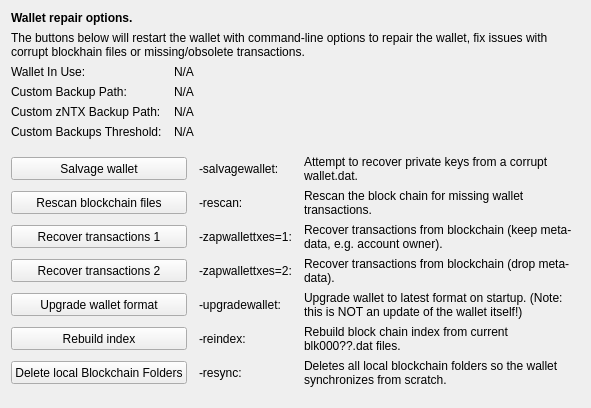
     <widget class="QWidget" name="tab_repair">
      <attribute name="title">
       <string>&amp;Wallet Repair</string>
      </attribute>
      <layout class="QGridLayout" name="gridLayout_4" columnstretch="0,0,0,0">
       <property name="horizontalSpacing">
        <number>12</number>
       </property>
       <item row="0" column="0" colspan="4">
        <widget class="QLabel" name="label_repair_header">
         <property name="font">
          <font>
           <weight>75</weight>
           <bold>true</bold>
          </font>
         </property>
         <property name="text">
          <string>Wallet repair options.</string>
         </property>
        </widget>
       </item>
       <item row="1" column="0" colspan="4">
        <widget class="QLabel" name="label_repair_helptext">
         <property name="font">
          <font>
           <weight>50</weight>
           <bold>false</bold>
          </font>
         </property>
         <property name="text">
          <string>The buttons below will restart the wallet with command-line options to repair the wallet, fix issues with corrupt blockhain files or missing/obsolete transactions.</string>
         </property>
         <property name="wordWrap">
          <bool>true</bool>
         </property>
        </widget>
       </item>
       <item row="2" column="0">
        <widget class="QLabel" name="wallet_path_label">
         <property name="text">
          <string>Wallet In Use:</string>
         </property>
        </widget>
       </item>
       <item row="2" column="1" colspan="3">
        <widget class="QLabel" name="wallet_path">
         <property name="cursor">
          <cursorShape>IBeamCursor</cursorShape>
         </property>
         <property name="text">
          <string>N/A</string>
         </property>
         <property name="textFormat">
          <enum>Qt::PlainText</enum>
         </property>
         <property name="textInteractionFlags">
          <set>Qt::LinksAccessibleByMouse|Qt::TextSelectableByKeyboard|Qt::TextSelectableByMouse</set>
         </property>
        </widget>
       </item>
       <item row="3" column="0">
        <widget class="QLabel" name="wallet_custombackuppath_label">
         <property name="text">
          <string>Custom Backup Path:</string>
         </property>
         <property name="visible">
          <bool>false</bool>
         </property>
        </widget>
       </item>
       <item row="3" column="1" colspan="3">
        <widget class="QLabel" name="wallet_custombackuppath">
         <property name="cursor">
          <cursorShape>IBeamCursor</cursorShape>
         </property>
         <property name="text">
          <string>N/A</string>
         </property>
         <property name="textFormat">
          <enum>Qt::PlainText</enum>
         </property>
         <property name="textInteractionFlags">
          <set>Qt::LinksAccessibleByMouse|Qt::TextSelectableByKeyboard|Qt::TextSelectableByMouse</set>
         </property>
         <property name="visible">
          <bool>false</bool>
         </property>
        </widget>
       </item>
       <item row="4" column="0">
        <widget class="QLabel" name="wallet_customzntxbackuppath_label">
         <property name="text">
          <string>Custom zNTX Backup Path:</string>
         </property>
         <property name="visible">
          <bool>false</bool>
         </property>
        </widget>
       </item>
       <item row="4" column="1" colspan="3">
        <widget class="QLabel" name="wallet_customzntxbackuppath">
         <property name="cursor">
          <cursorShape>IBeamCursor</cursorShape>
         </property>
         <property name="text">
          <string>N/A</string>
         </property>
         <property name="textFormat">
          <enum>Qt::PlainText</enum>
         </property>
         <property name="textInteractionFlags">
          <set>Qt::LinksAccessibleByMouse|Qt::TextSelectableByKeyboard|Qt::TextSelectableByMouse</set>
         </property>
         <property name="visible">
          <bool>false</bool>
         </property>
        </widget>
       </item>
       <item row="5" column="0">
        <widget class="QLabel" name="wallet_custombackupthreshold_label">
         <property name="text">
          <string>Custom Backups Threshold:</string>
         </property>
         <property name="visible">
          <bool>false</bool>
         </property>
        </widget>
       </item>
       <item row="5" column="1" colspan="3">
        <widget class="QLabel" name="wallet_custombackupthreshold">
         <property name="cursor">
          <cursorShape>IBeamCursor</cursorShape>
         </property>
         <property name="text">
          <string>N/A</string>
         </property>
         <property name="textFormat">
          <enum>Qt::PlainText</enum>
         </property>
         <property name="textInteractionFlags">
          <set>Qt::LinksAccessibleByMouse|Qt::TextSelectableByKeyboard|Qt::TextSelectableByMouse</set>
         </property>
         <property name="visible">
          <bool>false</bool>
         </property>
        </widget>
       </item>
       <item row="6" column="0">
        <spacer name="verticalSpacer_repair1">
         <property name="orientation">
          <enum>Qt::Vertical</enum>
         </property>
         <property name="sizeHint" stdset="0">
          <size>
           <width>10</width>
           <height>10</height>
          </size>
         </property>
        </spacer>
       </item>
       <item row="7" column="0" colspan="2">
        <widget class="QPushButton" name="btn_salvagewallet">
         <property name="minimumSize">
          <size>
           <width>100</width>
           <height>23</height>
          </size>
         </property>
         <property name="text">
          <string>Salvage wallet</string>
         </property>
        </widget>
       </item>
       <item row="7" column="2">
        <widget class="QLabel" name="label_repair_salvage_command">
         <property name="text">
          <string notr="true">-salvagewallet:</string>
         </property>
        </widget>
       </item>
       <item row="7" column="3">
        <widget class="QLabel" name="label_repair_salvage">
         <property name="text">
          <string>Attempt to recover private keys from a corrupt wallet.dat.</string>
         </property>
         <property name="wordWrap">
          <bool>true</bool>
         </property>
        </widget>
       </item>
       <item row="8" column="0" colspan="2">
        <widget class="QPushButton" name="btn_rescan">
         <property name="minimumSize">
          <size>
           <width>100</width>
           <height>23</height>
          </size>
         </property>
         <property name="text">
          <string>Rescan blockchain files</string>
         </property>
        </widget>
       </item>
       <item row="8" column="2">
        <widget class="QLabel" name="label_repair_rescan_command">
         <property name="text">
          <string notr="true">-rescan:</string>
         </property>
        </widget>
       </item>
       <item row="8" column="3">
        <widget class="QLabel" name="label_repair_rescan">
         <property name="text">
          <string>Rescan the block chain for missing wallet transactions.</string>
         </property>
         <property name="wordWrap">
          <bool>true</bool>
         </property>
        </widget>
       </item>
       <item row="9" column="0" colspan="2">
        <widget class="QPushButton" name="btn_zapwallettxes1">
         <property name="minimumSize">
          <size>
           <width>100</width>
           <height>23</height>
          </size>
         </property>
         <property name="text">
          <string>Recover transactions 1</string>
         </property>
        </widget>
       </item>
       <item row="9" column="2">
        <widget class="QLabel" name="label_repair_zap1_command">
         <property name="text">
          <string notr="true">-zapwallettxes=1:</string>
         </property>
        </widget>
       </item>
       <item row="9" column="3">
        <widget class="QLabel" name="label_repair_zap1">
         <property name="text">
          <string>Recover transactions from blockchain (keep meta-data, e.g. account owner).</string>
         </property>
         <property name="wordWrap">
          <bool>true</bool>
         </property>
        </widget>
       </item>
       <item row="10" column="0" colspan="2">
        <widget class="QPushButton" name="btn_zapwallettxes2">
         <property name="minimumSize">
          <size>
           <width>100</width>
           <height>23</height>
          </size>
         </property>
         <property name="text">
          <string>Recover transactions 2</string>
         </property>
        </widget>
       </item>
       <item row="10" column="2">
        <widget class="QLabel" name="label_repair_zap2_command">
         <property name="text">
          <string notr="true">-zapwallettxes=2:</string>
         </property>
        </widget>
       </item>
       <item row="10" column="3">
        <widget class="QLabel" name="label_repair_zap2">
         <property name="text">
          <string>Recover transactions from blockchain (drop meta-data).</string>
         </property>
         <property name="wordWrap">
          <bool>true</bool>
         </property>
        </widget>
       </item>
       <item row="11" column="0" colspan="2">
        <widget class="QPushButton" name="btn_upgradewallet">
         <property name="minimumSize">
          <size>
           <width>100</width>
           <height>23</height>
          </size>
         </property>
         <property name="text">
          <string>Upgrade wallet format</string>
         </property>
        </widget>
       </item>
       <item row="11" column="2">
        <widget class="QLabel" name="label_repair_upgrade_command">
         <property name="text">
          <string notr="true">-upgradewallet:</string>
         </property>
        </widget>
       </item>
       <item row="11" column="3">
        <widget class="QLabel" name="label_repair_upgrade">
         <property name="text">
          <string>Upgrade wallet to latest format on startup. (Note: this is NOT an update of the wallet itself!)</string>
         </property>
         <property name="wordWrap">
          <bool>true</bool>
         </property>
        </widget>
       </item>
       <item row="12" column="0" colspan="2">
        <widget class="QPushButton" name="btn_reindex">
         <property name="minimumSize">
          <size>
           <width>100</width>
           <height>23</height>
          </size>
         </property>
         <property name="text">
          <string>Rebuild index</string>
         </property>
        </widget>
       </item>
       <item row="12" column="2">
        <widget class="QLabel" name="label_repair_reindex_command">
         <property name="text">
          <string notr="true">-reindex:</string>
         </property>
        </widget>
       </item>
       <item row="12" column="3">
        <widget class="QLabel" name="label_repair_reindex">
         <property name="text">
          <string>Rebuild block chain index from current blk000??.dat files.</string>
         </property>
         <property name="wordWrap">
          <bool>true</bool>
         </property>
        </widget>
       </item>
       <item row="13" column="0" colspan="2">
        <widget class="QPushButton" name="btn_resync">
         <property name="minimumSize">
          <size>
           <width>100</width>
           <height>23</height>
          </size>
         </property>
         <property name="text">
          <string>Delete local Blockchain Folders</string>
         </property>
        </widget>
       </item>
       <item row="13" column="2">
        <widget class="QLabel" name="label_repair_resync_command">
         <property name="text">
          <string>-resync:</string>
         </property>
        </widget>
       </item>
       <item row="13" column="3">
        <widget class="QLabel" name="label_repair_resync">
         <property name="text">
          <string>Deletes all local blockchain folders so the wallet synchronizes from scratch.</string>
         </property>
         <property name="wordWrap">
          <bool>true</bool>
         </property>
        </widget>
       </item>
       <item row="14" column="0">
        <spacer name="verticalSpacer_repair2">
         <property name="orientation">
          <enum>Qt::Vertical</enum>
         </property>
         <property name="sizeHint" stdset="0">
          <size>
           <width>20</width>
           <height>10</height>
          </size>
         </property>
        </spacer>
       </item>
      </layout>
     </widget>
